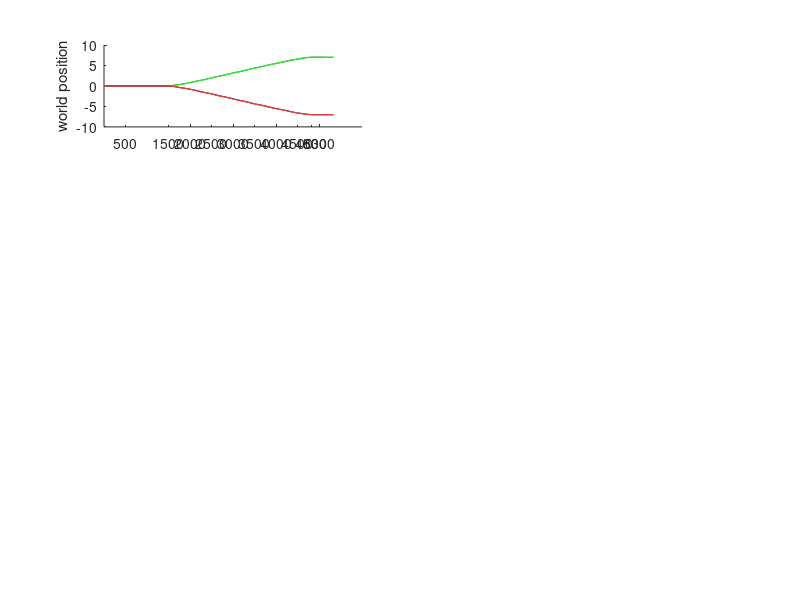

The MATLAB script that drew this image: (Note: this script raises an error after producing the figure.)
%% TANGLING DEMO
%
% Data formatting 
% Data should be formatted as for jPCA. Each data structure (e.g. D_m1,
% located in M1_sampleData.mat) contains C elements corresponding to the
% number of conditions (here, 2). The t x n matrix 'A' contains the
% trial-averaged firing rates as a function of time for each neuron. All
% other fields are optional. The 'times' field indicates the time course of
% each sample in A and the 'analyzeTimes' field indicates which of these
% times should be analyzed for tangling.

% 
% Sample data contents 
% The data included in this demo were recorded in the Churchland lab at
% Columbia University. Single-unit neural data were recorded sequentially
% from a macaque monkey during the performance of a hand-pedaling task.
% Monkeys grasped a hand crank and cycled through a virtual environment for
% a number of prescribed cycles as indicated by a visual cue. The data
% included here correspond to two seven-cycle conditions. EMG data were
% recorded with intramuscular electrodes and are rectified and filtered to
% obtain an envelop of the muscle response. Neural and EMG were filtered
% with a Gaussian kernel with a standard deviation of 25ms and trial
% averaged. For more information about data processing and the task, see
% Russo et al Neuron 2018.
%
%
% AUTHORSHIP
% |Author: Abigail Russo,|
% |Email: russoaa@gmail.com,|
% |Dated: May 2019|
%% Plot example behavioral kinamtics
% The sample data contain two conditions: seven-cycle for forward pedaling
% starting at the bottom and seven cycle for backward pedaling starting at
% the bottom. Plot the kinematic data (hand position and velocity, torque,
% and wrist angle) from 8 example sessions to get a feel for the behavior.
% Data have been trial averaged and aligned as described in Russo et al
% 2018. The analysis time window is 100ms before movement onset to 100ms
% after movement offset.

load kinematic_sampleData


T = length(p(1).A);
ticks = sort([500 1500:500:T T-500]);
tickLabels = arrayfun(@(n) {num2str(n)}, (ticks/1000) - 1.5); % time from movement onset in seconds
tickLabels{1} = 'target on';
tickLabels{end-1} = 'stop';

figure; 
subplot(421); hold on;
h = plot(p(1).A,'color',[.2 .8 .2]);
j = plot(p(2).A,'color',[.8 .2 .2]);
ylabel('world position')
set(gca,'XTick',ticks,'XTickLabels',[],'XLim',[0 T])
analyzeTimes = p(1).analyzeTimes;
k = plot([analyzeTimes(1) analyzeTimes(end)],[0 0],'k');
plot([analyzeTimes(1) analyzeTimes(1)],[-1 1],'k');
plot([analyzeTimes(end) analyzeTimes(end)],[-1 1],'k');
legend([h(1) j(1) k],{'Forward bottom start','Backward bottom start','Analysis time window'},'Location','NW')

subplot(423); hold on;
plot(diff(p(1).A),'color',[.2 .8 .2])
plot(diff(p(2).A),'color',[.8 .2 .2])
ylabel('angular hand velocity')
set(gca,'XTick',ticks,'XTickLabels',[],'XLim',[0 T])

subplot(425); hold on;
plot(tq(1).A,'color',[.2 .8 .2])
plot(tq(2).A,'color',[.8 .2 .2])
ylabel('torque')
set(gca,'XTick',ticks,'XTickLabels',[],'XLim',[0 T])

subplot(427); hold on;
plot(w(1).A,'color',[.2 .8 .2])
plot(w(2).A,'color',[.8 .2 .2])
ylabel('wrist angle')
set(gca,'XTick',ticks,'XTickLabels',tickLabels,'XLim',[0 T])
xlabel('time from movement onset (s)')


subplot(422); hold on;
plot(vp(1).A,'color',[.2 .8 .2])
plot(vp(2).A,'color',[.8 .2 .2])
ylabel('vertical hand position')
set(gca,'XTick',ticks,'XTickLabels',[],'XLim',[0 T])

subplot(424); hold on;
plot(hp(1).A,'color',[.2 .8 .2])
plot(hp(2).A,'color',[.8 .2 .2])
ylabel('horizontal hand position')
set(gca,'XTick',ticks,'XTickLabels',[],'XLim',[0 T])

subplot(426); hold on;
plot(vv(1).A,'color',[.2 .8 .2])
plot(vv(2).A,'color',[.8 .2 .2])
ylabel('vertical hand velocity')
set(gca,'XTick',ticks,'XTickLabels',[],'XLim',[0 T])

subplot(428); hold on;
plot(hv(1).A,'color',[.2 .8 .2])
plot(hv(2).A,'color',[.8 .2 .2])
ylabel('horizontal hand velocity')
set(gca,'XTick',ticks,'XTickLabels',[],'XLim',[0 T])
set(gca,'XTick',ticks,'XTickLabels',tickLabels)
xlabel('time from movement onset (s)')

suptitle('Example kinematics from 8 recording sessions')

%% Analyze tangling
load M1_sampleData
load EMG_sampleData
samplingRate = 1/1000; % inherent to the data. Do not change


% parameters to play with
% note: these parameters and will be chosen automatically if not specified

numPCs = 8; % pick a number that will capture most of the variance
% note: if you call as follows, tangleAnalysis will choose how many PCs to use based on how much variance you want captured 
% Q_m1 = tangleAnalysis(D_m1, samplingRate,'softenNorm',5,'fracVar',.9); 

timeStep = 20; % smaller values will yield high resolution at the expense of computation time, default will sample at 20ms
% code will complain if you pick a value that it isn't happy with

withinConditionsOnly = false; % if true, will only analyze tanlging for times within the same condition

% run analysis
[Q_m1, out_m1] = tangleAnalysis(D_m1, samplingRate,'softenNorm',5 ,'timeStep',timeStep,'withinConditionsOnly',withinConditionsOnly); % soft normalize neural data
[Q_emg, out_emg] = tangleAnalysis(D_emg, samplingRate,'softenNorm',0,'timeStep',timeStep,'withinConditionsOnly',withinConditionsOnly); % fully normalize EMG

formattedScatter(Q_m1, Q_emg, {'Q_{M1}','Q_{EMG}'});

%% Visualize tangling in EMG
% Here is some code to aid visualization of tangling on the sample
% datasets. The first two dimensions of neural trajectory (X) are plotted
% verses one another. A time point with high tangling (t1) was chosen and
% is plotted as an arrow in blue. In black arrow is another time point
% (t2). The direction of the arrow indicates the direction of the
% derivative in two dimensions at that time point while the size of the
% arrow represents the magnitude of the derivative (e.g. the speed).
% Tangling between two pairs of points will be high if the locations of t1
% and t2 are similar but the derivatives are different in terms of
% maginutude or direction. Note that these plots are in two dimensions but
% tangling was caluclated on however many dimensions was specified above
% and that a constant was added to the denominator to prevent hyperbolic
% growth.
%
% Press (or hold) the down arrow to step through t2 and see how tangling
% changes as X and X_dot change with respect to one another. If
% withinConditionsOnly was set to false, you will see t2 from the same
% condition as well as t2 from the other condition (just keep steping
% through t2). The visualization will pause briefly when tangling becomes
% particularly high. Press CTR+C to exit early if you like, otherwise it
% will end when it has stepped through all t2s. Note that I wrote this code
% specifically for the demo so some things have been hard coded (e.g. what
% is considered "particularly high" tangling) and I can't guarentee it will
% look super pretty for all datasets. Hopefully, it is useful for gaining
% intuition for the metric and exactly what it measures. (read: apologies
% for the jankiness).
%

tangle_visualize( out_emg ) 


%% Visualize tangling in M1

tangle_visualize( out_m1 ) 

